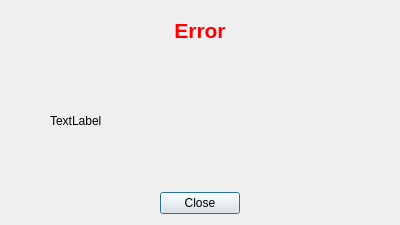
<?xml version="1.0" encoding="UTF-8"?>
<ui version="4.0">
 <class>Dialog</class>
 <widget class="QDialog" name="Dialog">
  <property name="geometry">
   <rect>
    <x>0</x>
    <y>0</y>
    <width>400</width>
    <height>225</height>
   </rect>
  </property>
  <property name="minimumSize">
   <size>
    <width>40</width>
    <height>20</height>
   </size>
  </property>
  <property name="windowTitle">
   <string>Dialog</string>
  </property>
  <layout class="QGridLayout" name="gridLayout">
   <item row="1" column="0">
    <spacer name="verticalSpacer_3">
     <property name="orientation">
      <enum>Qt::Vertical</enum>
     </property>
     <property name="sizeHint" stdset="0">
      <size>
       <width>17</width>
       <height>37</height>
      </size>
     </property>
    </spacer>
   </item>
   <item row="0" column="0">
    <layout class="QVBoxLayout" name="verticalLayout_3">
     <item>
      <layout class="QHBoxLayout" name="horizontalLayout_5">
       <property name="sizeConstraint">
        <enum>QLayout::SetMinimumSize</enum>
       </property>
       <item>
        <spacer name="horizontalSpacer">
         <property name="orientation">
          <enum>Qt::Horizontal</enum>
         </property>
         <property name="sizeHint" stdset="0">
          <size>
           <width>40</width>
           <height>20</height>
          </size>
         </property>
        </spacer>
       </item>
       <item>
        <widget class="QLabel" name="label_title">
         <property name="sizePolicy">
          <sizepolicy hsizetype="Expanding" vsizetype="Expanding">
           <horstretch>0</horstretch>
           <verstretch>0</verstretch>
          </sizepolicy>
         </property>
         <property name="minimumSize">
          <size>
           <width>80</width>
           <height>40</height>
          </size>
         </property>
         <property name="font">
          <font>
           <pointsize>16</pointsize>
           <weight>75</weight>
           <bold>true</bold>
          </font>
         </property>
         <property name="text">
          <string>&lt;html&gt;&lt;head/&gt;&lt;body&gt;&lt;p&gt;&lt;span style=&quot; color:#ff0000;&quot;&gt;Error&lt;/span&gt;&lt;/p&gt;&lt;/body&gt;&lt;/html&gt;</string>
         </property>
         <property name="textFormat">
          <enum>Qt::RichText</enum>
         </property>
         <property name="alignment">
          <set>Qt::AlignCenter</set>
         </property>
        </widget>
       </item>
       <item>
        <spacer name="horizontalSpacer_2">
         <property name="orientation">
          <enum>Qt::Horizontal</enum>
         </property>
         <property name="sizeHint" stdset="0">
          <size>
           <width>40</width>
           <height>20</height>
          </size>
         </property>
        </spacer>
       </item>
      </layout>
     </item>
     <item>
      <spacer name="verticalSpacer_2">
       <property name="orientation">
        <enum>Qt::Vertical</enum>
       </property>
       <property name="sizeHint" stdset="0">
        <size>
         <width>20</width>
         <height>40</height>
        </size>
       </property>
      </spacer>
     </item>
     <item>
      <layout class="QHBoxLayout" name="horizontalLayout_6">
       <property name="sizeConstraint">
        <enum>QLayout::SetMinimumSize</enum>
       </property>
       <item>
        <spacer name="horizontalSpacer_3">
         <property name="orientation">
          <enum>Qt::Horizontal</enum>
         </property>
         <property name="sizeHint" stdset="0">
          <size>
           <width>41</width>
           <height>146</height>
          </size>
         </property>
        </spacer>
       </item>
       <item>
        <widget class="QLabel" name="label_errmsg">
         <property name="sizePolicy">
          <sizepolicy hsizetype="Expanding" vsizetype="Preferred">
           <horstretch>0</horstretch>
           <verstretch>0</verstretch>
          </sizepolicy>
         </property>
         <property name="minimumSize">
          <size>
           <width>300</width>
           <height>80</height>
          </size>
         </property>
         <property name="text">
          <string>TextLabel</string>
         </property>
         <property name="textFormat">
          <enum>Qt::RichText</enum>
         </property>
        </widget>
       </item>
       <item>
        <spacer name="horizontalSpacer_4">
         <property name="orientation">
          <enum>Qt::Horizontal</enum>
         </property>
         <property name="sizeHint" stdset="0">
          <size>
           <width>40</width>
           <height>20</height>
          </size>
         </property>
        </spacer>
       </item>
      </layout>
     </item>
     <item>
      <spacer name="verticalSpacer">
       <property name="orientation">
        <enum>Qt::Vertical</enum>
       </property>
       <property name="sizeHint" stdset="0">
        <size>
         <width>20</width>
         <height>40</height>
        </size>
       </property>
      </spacer>
     </item>
     <item>
      <layout class="QHBoxLayout" name="horizontalLayout_7">
       <property name="sizeConstraint">
        <enum>QLayout::SetMinimumSize</enum>
       </property>
       <item>
        <spacer name="horizontalSpacer_5">
         <property name="orientation">
          <enum>Qt::Horizontal</enum>
         </property>
         <property name="sizeHint" stdset="0">
          <size>
           <width>40</width>
           <height>20</height>
          </size>
         </property>
        </spacer>
       </item>
       <item>
        <widget class="QPushButton" name="pushButton_quit">
         <property name="text">
          <string>Close</string>
         </property>
        </widget>
       </item>
       <item>
        <spacer name="horizontalSpacer_6">
         <property name="orientation">
          <enum>Qt::Horizontal</enum>
         </property>
         <property name="sizeHint" stdset="0">
          <size>
           <width>40</width>
           <height>20</height>
          </size>
         </property>
        </spacer>
       </item>
      </layout>
     </item>
    </layout>
   </item>
  </layout>
 </widget>
 <resources/>
 <connections/>
</ui>
